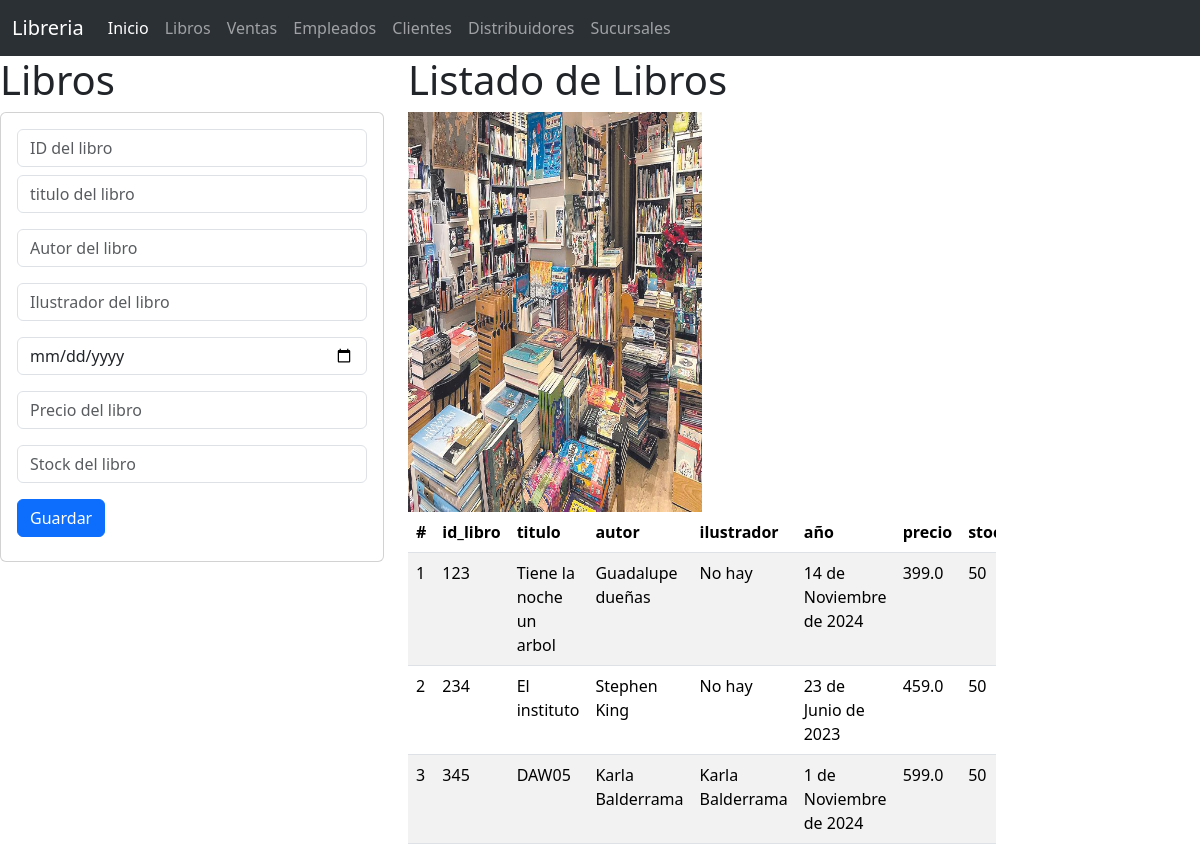
Page /libros on the committed database.
### libros_app/models.py (models this page shows, shortened)
class Libros(models.Model):
    id_libro = models.PositiveBigIntegerField(null=False, primary_key=True)
    titulo = models.CharField(max_length=50, null=False)
    autor = models.CharField(null=False, max_length=50)
    ilustrador = models.CharField(null=False, max_length=50)
    año = models.DateField()
    precio = models.FloatField(null=False)
    stock = models.PositiveIntegerField(null=False )

### libros_app/views.py (the view)
# urls.py: path("libros", views.inicio_vistaLibros, name= "libros" ),
def inicio_vistaLibros(request):
    losLibros=Libros.objects.all()
    return render(request,"gestionarLibros.html", {"misLibros":losLibros})

### libros_app/templates/gestionarLibros.html (shortened to what this page needs)
{% extends "base.html" %}
{% load static %}
{% block cuerpo %}
<div class="row">
    <div class="col-sm-12 col-md-4 col-lg-4 col-xl-4">
        <h1> Libros </h1>
    <div class="card">
        <div class="card-body">
            <form action="/registrarLibros/" method="POST"> {% csrf_token %}
                <div class="form-group">
                    <input type="text" id="numid_libro" name="numid_libro" class="form-control"
                    value="{{misLibros.id_libro}}" placeholder="ID del libro" minLenght="1" maxLenght="10"  required>
                </div>
                <div class="form-group py-2">
                    <input type="text" id="txttitulo" name="txttitulo" class="form-control"
                    value="{{misLibros.titulo}}" placeholder="titulo del libro" maxLenght="50" required>
                </div>
                <div class="form-group py-2">
                    <input type="text" id="txtautor" name="txtautor" class="form-control"
                    value="{{misLibros.autor}}" placeholder="Autor del libro" max="50" required>
                </div>
                <div class="form-group py-2">
                    <input type="text" id="txtilustrador" name="txtilustrador" class="form-control"
                    value="{{misLibros.ilustrador}}" placeholder="Ilustrador del libro" max="20" required>
                </div>
                <div class="form-group py-2">
                    <input type="date" id="dateaño" name="dateaño" class="form-control"
                    value="{{misLibros.año}}" placeholder="Año de salida" max="50" required>
                </div>
                <div class="form-group py-2">
                    <input type="text" id="numprecio" name="numprecio" class="form-control"
                    value="{{misLibros.precio}}" placeholder="Precio del libro" max="50" minLenght="1" maxLenght="10" required>
                </div>
                <div class="form-group py-2">
                    <input type="number" id="numstock" name="numstock" class="form-control"
                    value="{{misLibros.stock}}" placeholder="Stock del libro" max="100" required>
                </div>
                <div class="form-group py-2">
                    <button type="submit" class="btn btn-primary">Guardar</button>
                </div>
            </form>
        </div>
    </div>
    </div>
    <div class="col-sm-12 col-md-6 col-lg-6 col-xl-6">
    <h1>Listado de Libros</h1>
    <img class="w-50" src="{%static "img/libros.jpg"%}" alt="noimg" width="400" height="400"/>
    <div class="table-responsive">
    <table class="table table-striped">
        <thead>
        <tr>
            <th scope="col">#</th>
            <th scope="col">id_libro</th>
            <th scope="col">titulo</th>
            <th scope="col">autor</th>
            <th scope="col">ilustrador</th>
            <th scope="col">año</th>
            <th scope="col">precio</th>
            <th scope="col">stock</th>
        </tr>
        </thead>
        <tbody>
            {% for m in misLibros %}
                <tr>
                    <td>{{forloop.counter}}</td>
                    <td>{{m.id_libro}}</td>
                    <td>{{m.titulo}}</td>
                    <td>{{m.autor}}</td>
                    <td>{{m.ilustrador}}</td>
                    <td>{{m.año}}</td>
                    <td>{{m.precio}}</td>
                    <td>{{m.stock}}</td>
                </tr>
            {% endfor %}
        </tbody>
    </table>
    </div>
</div>
{% endblock %}

### templates/base.html (shortened to what this page needs)
<!doctype html>
<html lang="en">
  <head>
    <link href="https://cdn.jsdelivr.net/npm/bootstrap@5.3.3/dist/css/bootstrap.min.css" rel="stylesheet">
  </head>
  <body>
            <nav class="navbar navbar-expand-lg bg-body-tertiary bg-primary" data-bs-theme="dark">
                <div class="container-fluid">
                  <a class="navbar-brand" href="/">Libreria</a>
                  <div class="collapse navbar-collapse" id="navbarText">
                    <ul class="navbar-nav me-auto mb-2 mb-lg-0">
                      <li class="nav-item">
                        <a class="nav-link active" aria-current="page" href="/">Inicio</a>
                      </li>
                      <li class="nav-item">
                        <a class="nav-link" href="{% url 'libros' %}">Libros</a>
                      </li>
                      <li class="nav-item">
                        <a class="nav-link" href="{% url 'ventas' %}">Ventas</a>
                      </li>
                      <li class="nav-item">
                        <a class="nav-link" href="{% url 'empleados' %}">Empleados</a>
                      </li>
                      <li class="nav-item">
                        <a class="nav-link" href="{% url 'clientes' %}">Clientes</a>
                      </li>
                      <li class="nav-item">
                        <a class="nav-link" href="{% url 'distribuidores' %}">Distribuidores</a>
                      </li>
                      <li class="nav-item">
                        <a class="nav-link" href="{% url 'sucursales' %}">Sucursales</a>
                      </li>
                    </ul>
                  </div>
                </div>
              </nav>
    {% block cuerpo %}
    {% endblock %}
  </body>
</html>

### rows in the picture
Libros: id_libro "123", titulo "Tiene la noche un arbol", autor "Guadalupe dueñas", ilustrador "No hay", año "14 de Noviembre de 2024", precio "399.0", stock "50"
Libros: id_libro "234", titulo "El instituto", autor "Stephen King", ilustrador "No hay", año "23 de Junio de 2023", precio "459.0", stock "50"
Libros: id_libro "345", titulo "DAW05", autor "Karla Balderrama", ilustrador "Karla Balderrama", año "1 de Noviembre de 2024", precio "599.0", stock "50"
